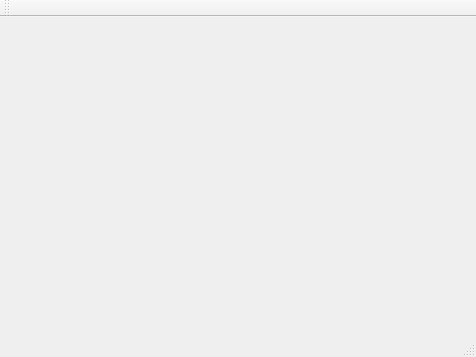
<?xml version="1.0" encoding="UTF-8"?>
<ui version="4.0">
 <class>MainWindow</class>
 <widget class="QMainWindow" name="MainWindow">
  <property name="enabled">
   <bool>true</bool>
  </property>
  <property name="geometry">
   <rect>
    <x>0</x>
    <y>0</y>
    <width>476</width>
    <height>357</height>
   </rect>
  </property>
  <property name="windowTitle">
   <string>MainWindow</string>
  </property>
  <widget class="QWidget" name="centralWidget"/>
  <widget class="QMenuBar" name="menuBar">
   <property name="geometry">
    <rect>
     <x>0</x>
     <y>0</y>
     <width>476</width>
     <height>25</height>
    </rect>
   </property>
  </widget>
  <widget class="QToolBar" name="mainToolBar">
   <attribute name="toolBarArea">
    <enum>TopToolBarArea</enum>
   </attribute>
   <attribute name="toolBarBreak">
    <bool>false</bool>
   </attribute>
  </widget>
  <widget class="QStatusBar" name="statusBar"/>
 </widget>
 <layoutdefault spacing="6" margin="11"/>
 <resources/>
 <connections/>
</ui>
